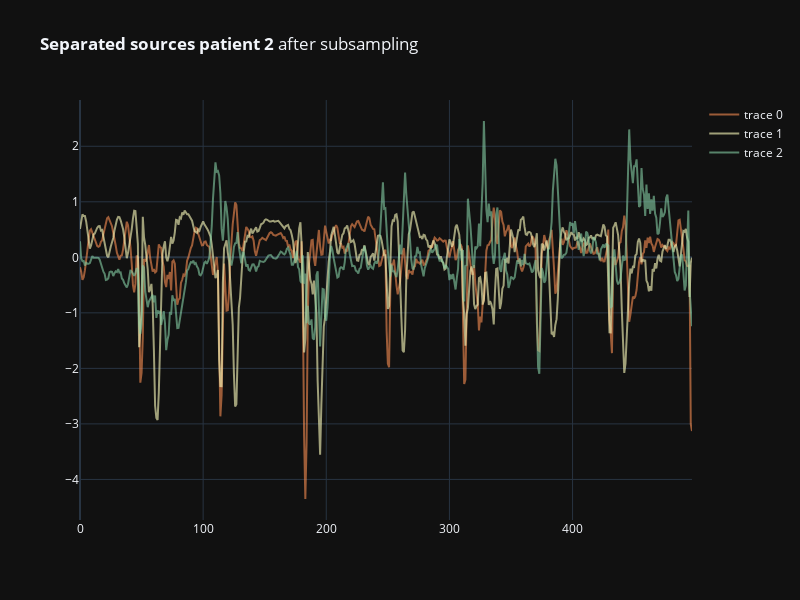

Notebook source saved alongside this figure:
### Code cell
plot_all_st(train_info2["features_avg"].numpy().squeeze()[1,:,:], clustering=None, title="<b>Separated sources patient 2</b> after subsampling")

### Figure 1 — Plotly figure (JSON) as saved in the notebook; plotly's stock layout.template omitted (floating-point values rounded to 4 significant figures; data arrays with more than 128 entries replaced by an {"elided": "..."} marker saying what was removed)
{"data": [{"line": {"color": "#f98e52", "width": 2}, "mode": "lines", "opacity": 0.6, "type": "scatter", "y": {"elided": "498 float values"}}, {"line": {"color": "#ffffbe", "width": 2}, "mode": "lines", "opacity": 0.6, "type": "scatter", "y": {"elided": "498 float values"}}, {"line": {"color": "#86cfa5", "width": 2}, "mode": "lines", "opacity": 0.6, "type": "scatter", "y": {"elided": "498 float values"}}], "layout": {"height": 600, "title": {"text": "<b>Separated sources patient 2</b> after subsampling"}, "width": 800, "xaxis": {"autorange": true, "range": [0, 497]}, "yaxis": {"autorange": true, "range": [-4.731, 2.833], "type": "linear"}}}
